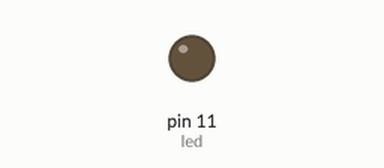
The sketch below on a simulated Arduino Uno, built with avr-gcc and run on an emulated ATmega328P. Shown: output pins drawn as LEDs (lit = HIGH).

Above: at 0.15 s.
Timing chart, 0 to 1.6 s (numbered marks = the images above):
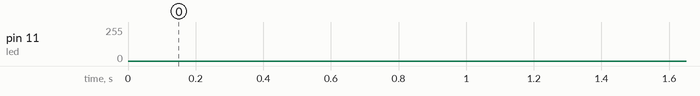

The sketch:

LED_Fade.ino
```cpp
int led = 11;
const int intervalo = 1;
int estado;

void setup(){
  pinMode(led,OUTPUT);
}

void loop(){

  for(estado = 0; estado < 255; estado++){
    analogWrite(led,estado);
    delay(intervalo);
  }

  for(estado = 255; estado > 0; estado--){
    analogWrite(led,estado);
    delay(intervalo);
  }

}
```
